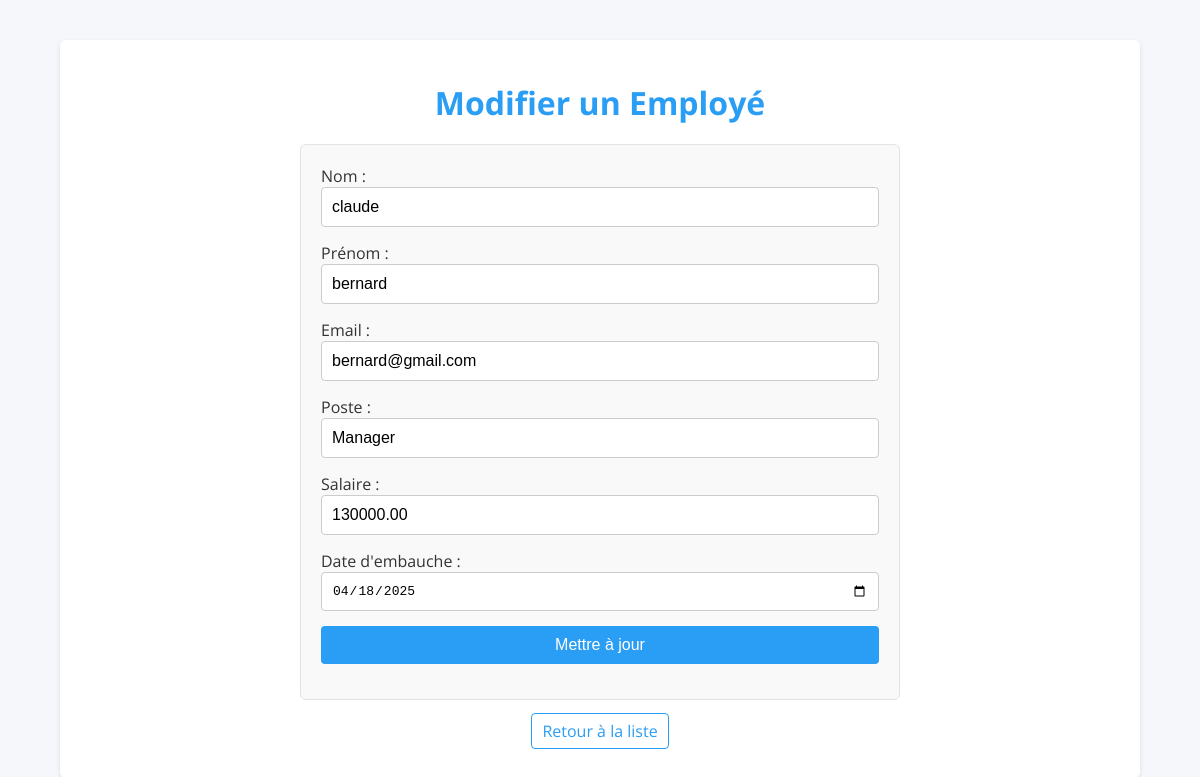
Page /gestion_employes.php?action=edit&id=3 (signed in) on the committed database.
### tables this page shows
CREATE TABLE IF NOT EXISTS `employees` (
  `id` int NOT NULL AUTO_INCREMENT,
  `nom` varchar(50) NOT NULL,
  `prenom` varchar(50) NOT NULL,
  `email` varchar(100) NOT NULL,
  `poste` varchar(100) NOT NULL,
  `salaire` decimal(10,2) NOT NULL,
  `date_embauche` date NOT NULL,
  `created_at` timestamp NULL DEFAULT CURRENT_TIMESTAMP,
  `updated_at` timestamp NULL DEFAULT CURRENT_TIMESTAMP ON UPDATE CURRENT_TIMESTAMP,
  PRIMARY KEY (`id`),
  UNIQUE KEY `email` (`email`)
);

### gestion_employes.php (the view, shortened to what this page needs)
<?php
require_once 'config.php';
$action = $_GET['action'] ?? 'list';
$css = <<<CSS
<style>
    @import url('https://fonts.googleapis.com/css2?family=Open+Sans:wght@400;600&display=swap');
    * {
        box-sizing: border-box;
    }
    body {
        margin: 0;
        padding: 0;
        font-family: 'Open Sans', sans-serif;
        background-color: #f5f7fa;
        color: #333;
    }
    .container {
        width: 90%;
        max-width: 1200px;
        margin: 40px auto;
        background: #fff;
        padding: 20px;
        border-radius: 6px;
        box-shadow: 0 2px 5px rgba(0,0,0,0.1);
    }
    h1 {
        text-align: center;
        margin-bottom: 20px;
        color: #2a9df4;
    }
    table {
        width: 100%;
        border-collapse: collapse;
        margin-bottom: 20px;
    }
    table, th, td {
        border: 1px solid #e3e3e3;
    }
    th, td {
        padding: 12px;
        text-align: left;
    }
    th {
        background-color: #f2f2f2;
    }
    a {
        color: #2a9df4;
        text-decoration: none;
        padding: 6px 10px;
        border: 1px solid #2a9df4;
        border-radius: 4px;
        transition: background-color 0.3s, color 0.3s;
    }
    a:hover {
        background-color: #2a9df4;
        color: #fff;
    }
    form {
        max-width: 600px;
        margin: 20px auto;
        padding: 20px;
        border: 1px solid #e3e3e3;
        border-radius: 6px;
        background-color: #f9f9f9;
    }
    input, button, select, textarea {
        width: 100%;
        padding: 10px;
        margin-bottom: 15px;
        border: 1px solid #ccc;
        border-radius: 4px;
        font-size: 1em;
    }
    button {
        background-color: #2a9df4;
        color: #fff;
        cursor: pointer;
        border: none;
        transition: background-color 0.3s;
    }
    button:hover {
        background-color: #2380c3;
    }
    .error {
        color: #d9534f;
    }
    .search-form {
        text-align: center;
        margin-bottom: 20px;
    }
    .search-form input[type="text"] {
        max-width: 300px;
        display: inline-block;
    }
    .search-form button {
        display: inline-block;
    }
</style>
CSS;
if ($action === 'add') {
    $error = '';
    if ($_SERVER['REQUEST_METHOD'] === 'POST') {
        $nom           = trim($_POST['nom'] ?? '');
        $prenom        = trim($_POST['prenom'] ?? '');
        $email         = trim($_POST['email'] ?? '');
        $poste         = trim($_POST['poste'] ?? '');
        $salaire       = trim($_POST['salaire'] ?? '');
        $date_embauche = trim($_POST['date_embauche'] ?? '');
        if ($nom && $prenom && $email && $poste && $salaire && $date_embauche) {
            $stmt = $pdo->prepare("INSERT INTO employees (nom, prenom, email, poste, salaire, date_embauche) VALUES (:nom, :prenom, :email, :poste, :salaire, :date_embauche)");
            if ($stmt->execute([
                'nom'           => $nom,
                'prenom'        => $prenom,
                'email'         => $email,
                'poste'         => $poste,
                'salaire'       => $salaire,
                'date_embauche' => $date_embauche
            ])) {
                header('Location: gestion_employes.php');
                exit;
            } else {
                $error = "Erreur lors de l'ajout de l'employé.";
            }
        } else {
            $error = "Tous les champs sont obligatoires.";
        }
    }
    ?>
    <!DOCTYPE html>
    <html lang="fr">
    <head>
        <meta charset="UTF-8">
        <title>Ajouter un Employé</title>
        <?php echo $css; ?>
    </head>
    <body>
        <div class="container">
            <h1>Ajouter un Employé</h1>
            <?php if ($error): ?>
                <p class="error"><?php echo htmlspecialchars($error); ?></p>
            <?php endif; ?>
            <form method="post" action="gestion_employes.php?action=add">
                <label>Nom :</label>
                <input type="text" name="nom" required>
                <label>Prénom :</label>
                <input type="text" name="prenom" required>
                <label>Email :</label>
                <input type="email" name="email" required>
                <label>Poste :</label>
                <input type="text" name="poste" required>
                <label>Salaire :</label>
                <input type="number" name="salaire" required step="0.01">
                <label>Date d'embauche :</label>
                <input type="date" name="date_embauche" required>
                <button type="submit">Ajouter</button>
            </form>
            <p style="text-align: center;"><a href="gestion_employes.php">Retour à la liste</a></p>
        </div>
    </body>
    </html>
    <?php
    exit;
} elseif ($action === 'edit') {
    $id = $_GET['id'];
    $stmt = $pdo->prepare("SELECT * FROM employees WHERE id = :id");
    $stmt->execute(['id' => $id]);
    $employee = $stmt->fetch(PDO::FETCH_ASSOC);
    ?>
    <!DOCTYPE html>
    <html lang="fr">
    <head>
    </head>
    <body>
        <div class="container">
            <h1>Modifier un Employé</h1>
            <form method="post" action="gestion_employes.php?action=edit&id=<?php echo $id; ?>">
                <label>Nom :</label>
                <input type="text" name="nom" value="<?php echo htmlspecialchars($employee['nom']); ?>" required>
                <label>Prénom :</label>
                <input type="text" name="prenom" value="<?php echo htmlspecialchars($employee['prenom']); ?>" required>
                <label>Email :</label>
                <input type="email" name="email" value="<?php echo htmlspecialchars($employee['email']); ?>" required>
                <label>Poste :</label>
                <input type="text" name="poste" value="<?php echo htmlspecialchars($employee['poste']); ?>" required>
                <label>Salaire :</label>
                <input type="number" name="salaire" value="<?php echo htmlspecialchars($employee['salaire']); ?>" required step="0.01">
                <label>Date d'embauche :</label>
                <input type="date" name="date_embauche" value="<?php echo htmlspecialchars($employee['date_embauche']); ?>" required>
                <button type="submit">Mettre à jour</button>
            </form>
            <p style="text-align: center;"><a href="gestion_employes.php">Retour à la liste</a></p>
        </div>
    </body>
    </html>
    <?php
    exit;
}
?>

### gestion_employes.php (style rules this page uses)
* { box-sizing: border-box; }
body { margin: 0; padding: 0; font-family: 'Open Sans', sans-serif; background-color: #f5f7fa; color: #333; }
.container { width: 90%; max-width: 1200px; margin: 40px auto; background: #fff; padding: 20px; border-radius: 6px; box-shadow: 0 2px 5px rgba(0,0,0,0.1); }
h1 { text-align: center; margin-bottom: 20px; color: #2a9df4; }
a { color: #2a9df4; text-decoration: none; padding: 6px 10px; border: 1px solid #2a9df4; border-radius: 4px; transition: background-color 0.3s, color 0.3s; }
form { max-width: 600px; margin: 20px auto; padding: 20px; border: 1px solid #e3e3e3; border-radius: 6px; background-color: #f9f9f9; }
input, button, select, textarea { width: 100%; padding: 10px; margin-bottom: 15px; border: 1px solid #ccc; border-radius: 4px; font-size: 1em; }
button { background-color: #2a9df4; color: #fff; cursor: pointer; border: none; transition: background-color 0.3s; }

### rows in the picture
employees: nom "claude", prenom "bernard", email "bernard@gmail.com", poste "Manager", salaire "130000.00", date_embauche "04/18/2025"
